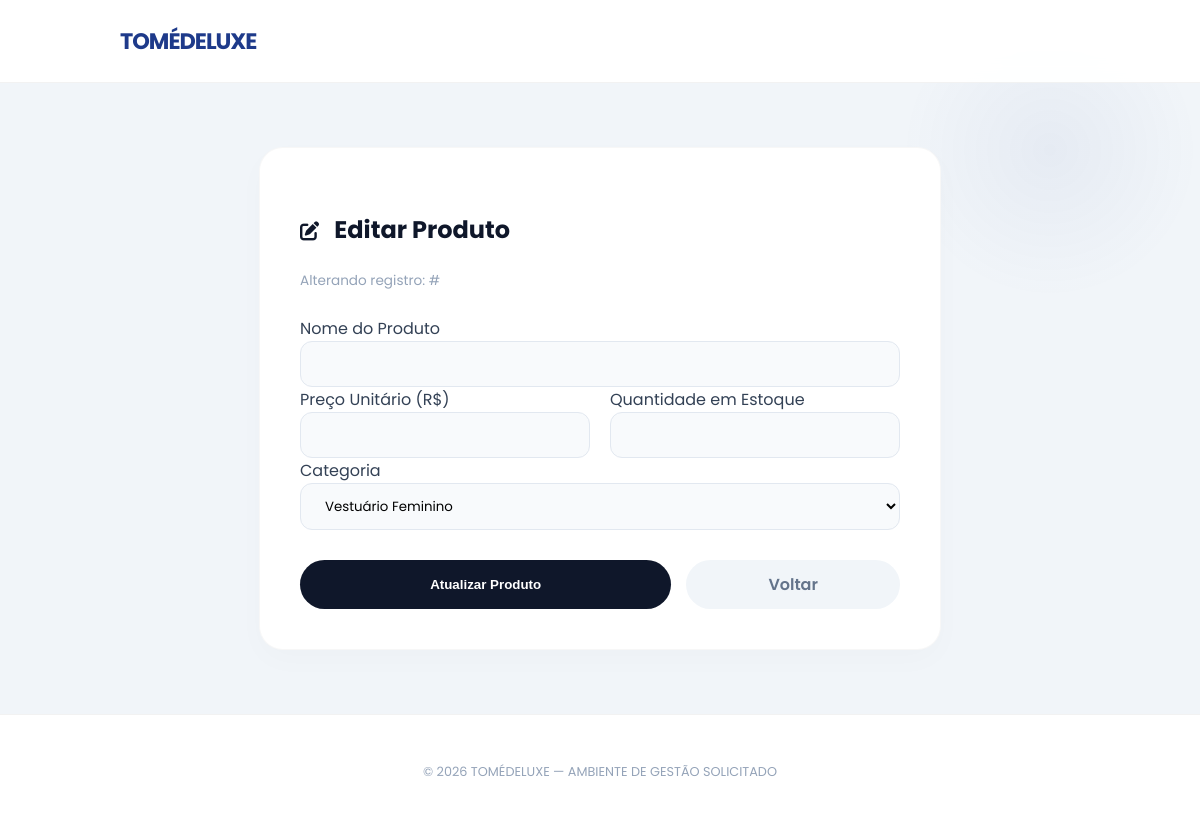
Page /produtos/1/editar on the earlier database version.
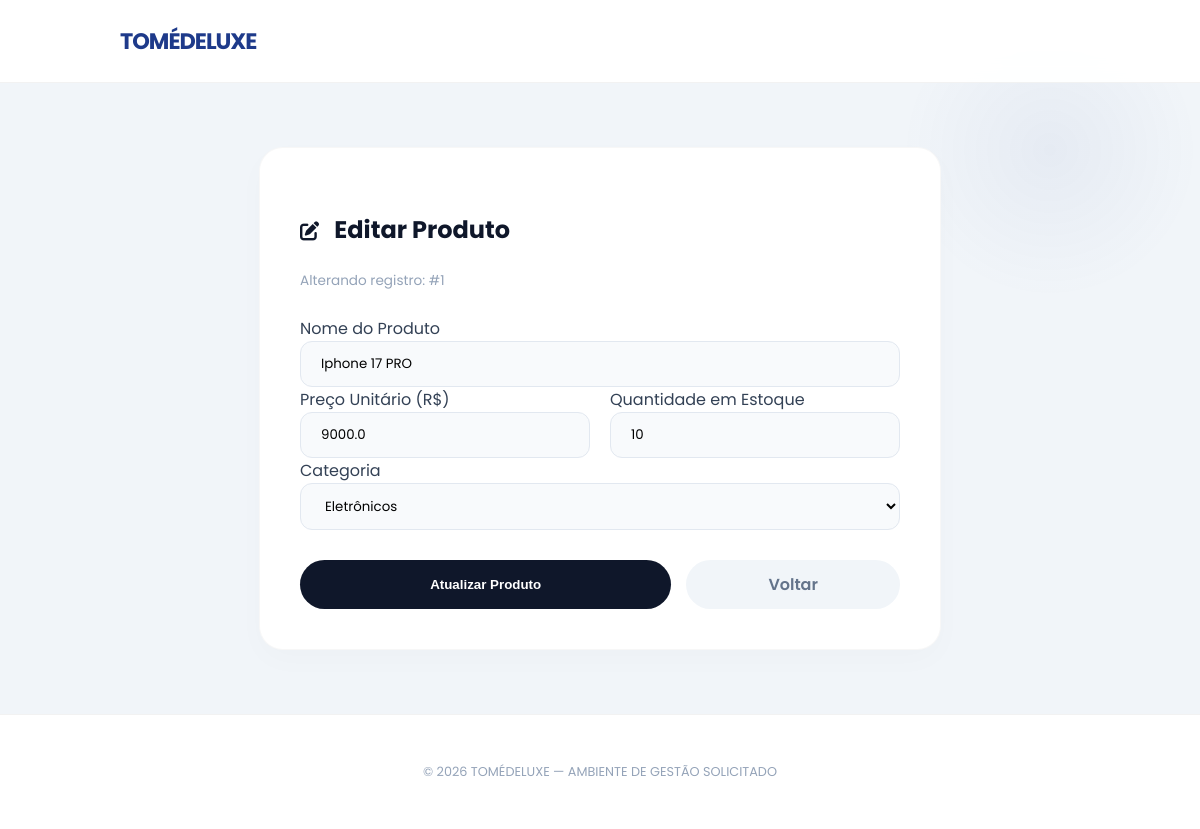
Same page on the later database version.
### models.py (models this page shows, shortened)
class Produto(Base):
    __tablename__ = "produtos"
    id = Column(Integer, primary_key=True, autoincrement=True)
    nome = Column(String(100), nullable=False)
    preco = Column(Float, nullable=False)
    estoque = Column(Integer, nullable=False)
    categoria_id = Column(Integer, ForeignKey("categorias.id"))
    categoria = relationship("Categoria", back_populates="produtos")

class Categoria(Base):
    __tablename__ = "categorias"
    id = Column(Integer, primary_key=True, autoincrement=True)
    nome = Column(String(100), nullable=False)
    descricao = Column(String(150))
    produtos = relationship("Produto", back_populates="categoria")

### main.py (the view)
@app.get("/produtos/{id}/editar")
def editar_produto(id: int, request: Request, db: Session = Depends(get_db)):
    produto = db.query(Produto).filter_by(id=id).first()
    categorias = db.query(Categoria).all()
    return templates.TemplateResponse(
        request,
        "atualizar_produto.html",
        {"request": request,
         "produto": produto,
         "categorias": categorias
        }
    )

### templates/atualizar_produto.html (shortened to what this page needs)
<!DOCTYPE html>
<html lang="pt-br">
<head>
    <link rel="stylesheet" href="/static/style.css">
    <link rel="stylesheet" href="https://cdnjs.cloudflare.com/ajax/libs/font-awesome/6.4.0/css/all.min.css">
</head>
<body>
    <nav class="navbar">
        <div class="nav-logo">TOMÉ<span>DELUXE</span></div>
    </nav>
    <main class="container" style="display: flex; justify-content: center; padding-top: 4rem;">
        <section class="card" style="width: 100%; max-width: 600px;">
            <div style="margin-bottom: 25px;">
                <h3 style="font-size: 1.5rem; color: var(--dark-bg);">
                    <i class="fa-solid fa-pen-to-square" style="display: inline; font-size: 1.2rem; margin-right: 10px;"></i>
                    Editar Produto
                </h3>
                <p style="font-size: 0.85rem; color: #94A3B8;">Alterando registro: #{{ produto.id }}</p>
            </div>
            <form action="/produtos/{{ produto.id }}/editar" method="POST">
                <div class="form-group">
                    <label>Nome do Produto</label>
                    <input type="text" name="nome" value="{{ produto.nome }}" required>
                </div>
                <div style="display: grid; grid-template-columns: 1fr 1fr; gap: 20px;">
                    <div class="form-group">
                        <label>Preço Unitário (R$)</label>
                        <input type="number" step="0.01" name="preco" value="{{ produto.preco }}" required>
                    </div>
                    <div class="form-group">
                        <label>Quantidade em Estoque</label>
                        <input type="number" name="estoque" value="{{ produto.estoque }}" required>
                    </div>
                </div>
                <div class="form-group">
                    <label>Categoria</label>
                    <select name="categoria_id" required>
                        {% for categoria in categorias %}
                        <option value="{{ categoria.id }}"
                            {% if categoria.id == produto.categoria_id %} selected {% endif %}>
                            {{ categoria.nome }}
                        </option>
                        {% endfor %}
                    </select>
                </div>
                <div style="display: flex; gap: 15px; margin-top: 30px;">
                    <button type="submit" class="btn btn-main" style="flex: 2; justify-content: center;">
                        Atualizar Produto
                    </button>
                    <a href="/produtos" class="btn" style="flex: 1; justify-content: center; background: #F1F5F9; color: #64748B;">
                        Voltar
                    </a>
                </div>
            </form>
        </section>
    </main>
    <footer>
        &copy; 2026 TOMÉDELUXE — AMBIENTE DE GESTÃO SOLICITADO
    </footer>
</body>
</html>

Differences in the rows shown:
added Produto: id "1", nome "Iphone 17 PRO", preco "9000.0", estoque "10", categoria_id "Eletrônicos"
Other differences:
form field categoria_id: "Vestuário Feminino" → (not shown)
